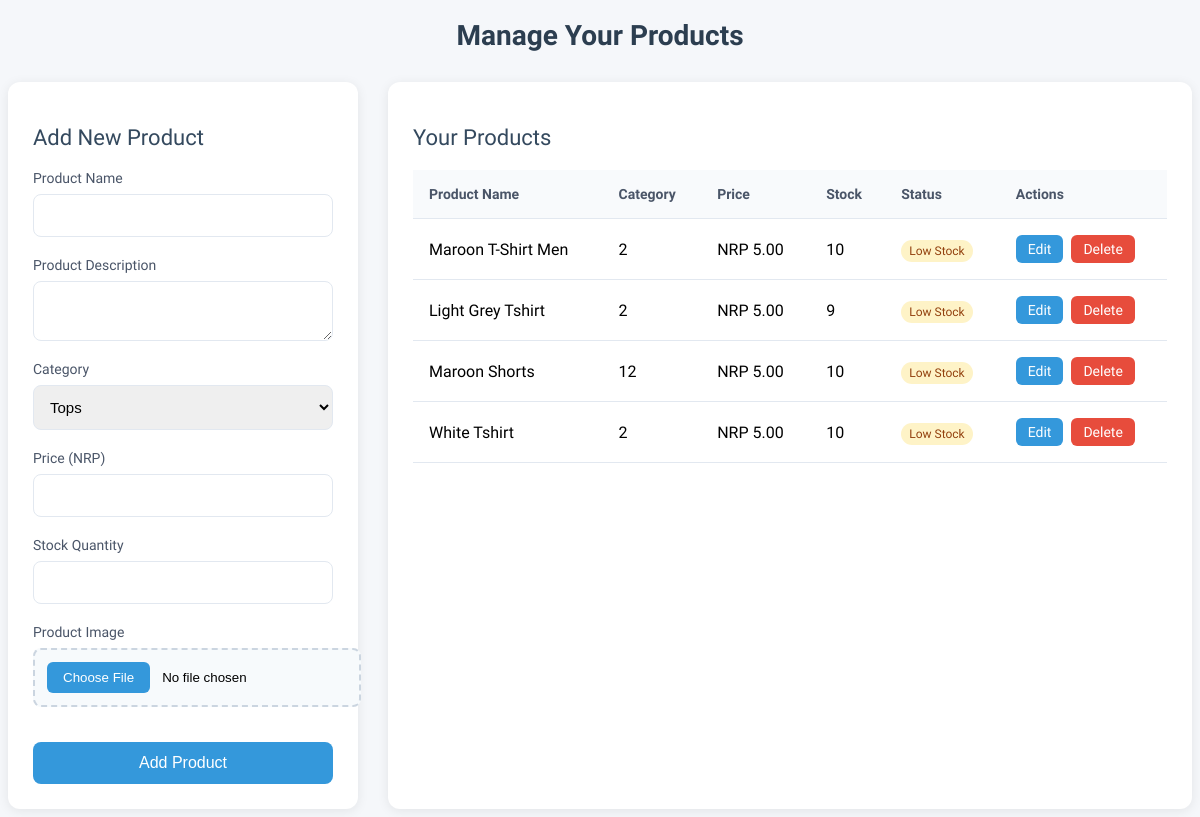
The app's page /seller_manage_product.php (signed in) with its own data.
### tables this page shows
CREATE TABLE `products` (
  `id` int(11) NOT NULL,
  `category_id` int(11) DEFAULT NULL,
  `name` varchar(255) DEFAULT NULL,
  `description` text DEFAULT NULL,
  `price` decimal(10,2) DEFAULT NULL,
  `stock` int(11) DEFAULT NULL,
  `image` varchar(255) DEFAULT NULL,
  `created_at` timestamp NOT NULL DEFAULT current_timestamp(),
  `seller_id` int(11) NOT NULL,
  `badge` varchar(30) DEFAULT 'New',
  `rating` int(11) DEFAULT 4
);

### seller_manage_product.php (the view, shortened to what this page needs)
<?php
require_once 'db.php';
$seller_id = $_SESSION['user_id'];
$stmt = $conn->prepare("SELECT * FROM products WHERE seller_id = ?");
$stmt->bind_param("i", $seller_id);
$stmt->execute();
$productsResult = $stmt->get_result();
?>
<!DOCTYPE html>
<html lang="en">
<head>
    <link rel="stylesheet" href="src/seller_mp.css">
</head>
<body>
    <h1>Manage Your Products</h1>
    <div class="container">
        <div class="form-section">
            <h2>Add New Product</h2>
            <form method="POST" action="seller_manage_product.php" enctype="multipart/form-data">
                <div class="form-group">
                    <label for="name">Product Name</label>
                    <input type="text" id="name" name="name" required>
                </div>
                <div class="form-group">
                    <label for="description">Product Description</label>
                    <textarea id="description" name="description" required></textarea>
                </div>
                <div class="form-group">
                    <label for="category">Category</label>
                    <select id="category" name="category_id" required>
                        <?php
                        $categoryResult = $conn->query("SELECT * FROM categories");
                        while ($category = $categoryResult->fetch_assoc()) {
                            echo "<option value='{$category['id']}'>{$category['name']}</option>";
                        }
                        ?>
                    </select>
                </div>
                <div class="form-group">
                    <label for="price">Price (NRP)</label>
                    <input type="number" id="price" name="price" step="0.01" required>
                </div>
                <div class="form-group">
                    <label for="stock">Stock Quantity</label>
                    <input type="number" id="stock" name="stock" required>
                </div>
                <div class="form-group">
                    <label for="image">Product Image</label>
                    <div class="file-input-wrapper">
                        <input type="file" id="image" name="image" accept="image/*" required>
                    </div>
                </div>
                <button type="submit" name="add_product">Add Product</button>
            </form>
        </div>
        <div class="product-section">
            <h2>Your Products</h2>
            <table>
                <thead>
                    <tr>
                        <th>Product Name</th>
                        <th>Category</th>
                        <th>Price</th>
                        <th>Stock</th>
                        <th>Status</th>
                        <th>Actions</th>
                    </tr>
                </thead>
                <tbody>
                    <?php while ($product = $productsResult->fetch_assoc()): ?>
                    <tr>
                        <td><?= htmlspecialchars($product['name']) ?></td>
                        <td><?= htmlspecialchars($product['category_id']) ?></td>
                        <td>NRP <?= number_format($product['price'], 2) ?></td>
                        <td><?= $product['stock'] ?></td>
                        <td>
                            <?php
                            $stockClass = '';
                            $stockText = '';
                            if ($product['stock'] > 10) {
                                $stockClass = 'in-stock';
                                $stockText = 'In Stock';
                            } elseif ($product['stock'] > 0) {
                                $stockClass = 'low-stock';
                                $stockText = 'Low Stock';
                            } else {
                                $stockClass = 'out-of-stock';
                                $stockText = 'Out of Stock';
                            }
                            ?>
                            <span class="status-tag <?= $stockClass ?>"><?= $stockText ?></span>
                        </td>
                        <td class="action-links">
                            <a href="seller_manage_product.php?edit=<?= $product['id'] ?>" class="edit-link">Edit</a>
                            <a href="seller_manage_product.php?delete=<?= $product['id'] ?>"
                               class="delete-link"
                               onclick="return confirm('Are you sure you want to delete this product?')">Delete</a>
                        </td>
                    </tr>
                    <?php endwhile; ?>
                </tbody>
            </table>
        </div>
    </div>
</body>
</html>

### src/seller_mp.css (style rules this page uses)
body { font-family: "Familjen Grotesk", sans-serif; background-color: #f5f7fa; }
.container { max-width: 1200px; margin: 0 auto; display: grid; grid-template-columns: 350px 1fr; gap: 30px; }
h1 { font-size: 28px; color: #2c3e50; text-align: center; margin-bottom: 30px; font-weight: 600; }
h2 { font-size: 22px; color: #34495e; margin-bottom: 20px; font-weight: 500; }
.form-section { background: white; padding: 25px; border-radius: 12px; box-shadow: 0 2px 12px rgba(0, 0, 0, 0.08); height: fit-content; }
form { display: flex; flex-direction: column; gap: 20px; }
.form-group { display: flex; flex-direction: column; gap: 8px; }
.form-group label { font-size: 14px; color: #4a5568; font-weight: 500; }
input[type="text"], input[type="number"], textarea, select { width: 100%; padding: 12px; border: 1px solid #e2e8f0; border-radius: 8px; font-size: 15px; transition: all 0.3s ease; box-sizing: border-box; }
textarea { min-height: 60px; resize: vertical; }
.file-input-wrapper { position: relative; margin-bottom: 15px; }
input[type="file"] { width: 100%; padding: 12px; border: 2px dashed #cbd5e0; border-radius: 8px; cursor: pointer; background-color: #f7fafc; }
button { background-color: #3498db; color: white; padding: 12px 24px; border: none; border-radius: 8px; font-size: 16px; font-weight: 500; cursor: pointer; transition: all 0.3s ease; }
.product-section { background: white; padding: 25px; border-radius: 12px; box-shadow: 0 2px 12px rgba(0, 0, 0, 0.08); }
table { width: 100%; border-collapse: separate; border-spacing: 0; margin-top: 20px; }
th, td { padding: 16px; text-align: left; border-bottom: 1px solid #e2e8f0; }
th { background-color: #f8fafc; color: #4a5568; font-weight: 600; font-size: 14px; }
.action-links { display: flex; gap: 8px; }
.edit-link, .delete-link { padding: 6px 12px; border-radius: 6px; font-size: 14px; text-decoration: none; transition: all 0.3s ease; }
.edit-link { background-color: #3498db; color: white; }
.delete-link { background-color: #e74c3c; color: white; }
.status-tag { padding: 4px 8px; border-radius: 12px; font-size: 12px; font-weight: 500; }
.low-stock { background-color: #fef3c7; color: #92400e; }

### records on screen
products: name "Maroon T-Shirt Men", category "2", price "5.00", stock "10", stock "Low Stock"
products: name "Light Grey Tshirt", category "2", price "5.00", stock "9", stock "Low Stock"
products: name "Maroon Shorts", category "12", price "5.00", stock "10", stock "Low Stock"
products: name "White Tshirt", category "2", price "5.00", stock "10", stock "Low Stock"

### other values on screen
form field category_id "Tops"
